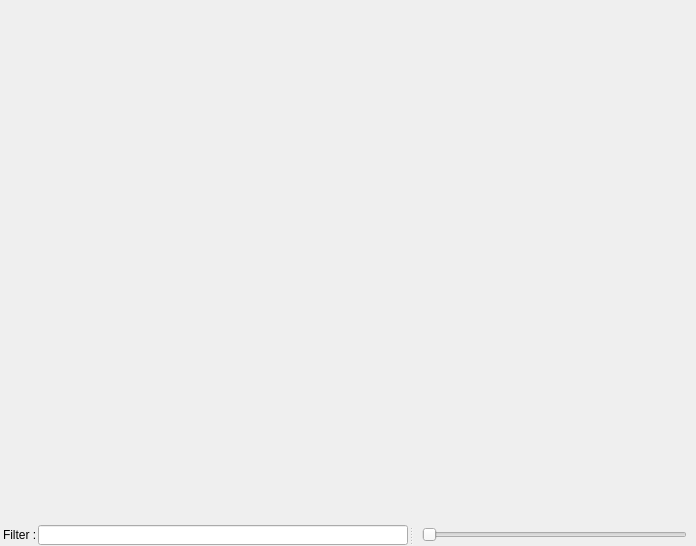
<?xml version="1.0" encoding="UTF-8"?>
<ui version="4.0">
 <class>ChildrenWidget</class>
 <widget class="QWidget" name="ChildrenWidget">
  <property name="geometry">
   <rect>
    <x>0</x>
    <y>0</y>
    <width>696</width>
    <height>546</height>
   </rect>
  </property>
  <property name="windowTitle">
   <string>Form</string>
  </property>
  <layout class="QVBoxLayout" name="verticalLayout">
   <property name="spacing">
    <number>2</number>
   </property>
   <property name="margin">
    <number>0</number>
   </property>
   <item>
    <widget class="ToolBar" name="pathToolBar" native="true">
     <property name="sizePolicy">
      <sizepolicy hsizetype="Preferred" vsizetype="Minimum">
       <horstretch>0</horstretch>
       <verstretch>0</verstretch>
      </sizepolicy>
     </property>
     <property name="minimumSize">
      <size>
       <width>50</width>
       <height>25</height>
      </size>
     </property>
    </widget>
   </item>
   <item>
    <widget class="ChildrenView" name="childrenView" native="true">
     <property name="sizePolicy">
      <sizepolicy hsizetype="Expanding" vsizetype="Expanding">
       <horstretch>0</horstretch>
       <verstretch>0</verstretch>
      </sizepolicy>
     </property>
    </widget>
   </item>
   <item>
    <widget class="QSplitter" name="splitter">
     <property name="sizePolicy">
      <sizepolicy hsizetype="Preferred" vsizetype="Preferred">
       <horstretch>0</horstretch>
       <verstretch>0</verstretch>
      </sizepolicy>
     </property>
     <property name="maximumSize">
      <size>
       <width>16777215</width>
       <height>16777215</height>
      </size>
     </property>
     <property name="frameShape">
      <enum>QFrame::NoFrame</enum>
     </property>
     <property name="frameShadow">
      <enum>QFrame::Plain</enum>
     </property>
     <property name="orientation">
      <enum>Qt::Horizontal</enum>
     </property>
     <property name="handleWidth">
      <number>4</number>
     </property>
     <property name="childrenCollapsible">
      <bool>true</bool>
     </property>
     <widget class="QWidget" name="layoutWidget">
      <layout class="QHBoxLayout" name="filterLayout">
       <property name="spacing">
        <number>1</number>
       </property>
       <property name="leftMargin">
        <number>3</number>
       </property>
       <property name="topMargin">
        <number>1</number>
       </property>
       <property name="rightMargin">
        <number>1</number>
       </property>
       <property name="bottomMargin">
        <number>1</number>
       </property>
       <item>
        <widget class="QLabel" name="filterLabel">
         <property name="text">
          <string>Filter :</string>
         </property>
        </widget>
       </item>
       <item>
        <widget class="QLineEdit" name="filterEdit">
         <property name="maximumSize">
          <size>
           <width>16777215</width>
           <height>20</height>
          </size>
         </property>
        </widget>
       </item>
      </layout>
     </widget>
     <widget class="QWidget" name="layoutWidget">
      <layout class="QHBoxLayout" name="zoomLayout">
       <property name="spacing">
        <number>1</number>
       </property>
       <property name="margin">
        <number>1</number>
       </property>
       <item>
        <widget class="QLabel" name="zoomOutLabel">
         <property name="sizePolicy">
          <sizepolicy hsizetype="Minimum" vsizetype="Minimum">
           <horstretch>0</horstretch>
           <verstretch>0</verstretch>
          </sizepolicy>
         </property>
         <property name="maximumSize">
          <size>
           <width>20</width>
           <height>20</height>
          </size>
         </property>
         <property name="text">
          <string/>
         </property>
         <property name="pixmap">
          <pixmap>:/icons/icons/zoomOut.png</pixmap>
         </property>
         <property name="scaledContents">
          <bool>true</bool>
         </property>
        </widget>
       </item>
       <item>
        <widget class="QSlider" name="rowHeightSlider">
         <property name="sizePolicy">
          <sizepolicy hsizetype="Expanding" vsizetype="Fixed">
           <horstretch>0</horstretch>
           <verstretch>0</verstretch>
          </sizepolicy>
         </property>
         <property name="maximumSize">
          <size>
           <width>16777215</width>
           <height>20</height>
          </size>
         </property>
         <property name="orientation">
          <enum>Qt::Horizontal</enum>
         </property>
        </widget>
       </item>
       <item>
        <widget class="QLabel" name="zoomInLabel">
         <property name="maximumSize">
          <size>
           <width>20</width>
           <height>20</height>
          </size>
         </property>
         <property name="frameShape">
          <enum>QFrame::NoFrame</enum>
         </property>
         <property name="text">
          <string/>
         </property>
         <property name="pixmap">
          <pixmap>:/icons/icons/zoomIn.png</pixmap>
         </property>
         <property name="scaledContents">
          <bool>false</bool>
         </property>
         <property name="alignment">
          <set>Qt::AlignLeading|Qt::AlignLeft|Qt::AlignTop</set>
         </property>
         <property name="margin">
          <number>-3</number>
         </property>
         <property name="indent">
          <number>-1</number>
         </property>
        </widget>
       </item>
      </layout>
     </widget>
    </widget>
   </item>
  </layout>
 </widget>
 <customwidgets>
  <customwidget>
   <class>ChildrenView</class>
   <extends>QWidget</extends>
   <header>davos.gui.childrenview</header>
   <container>1</container>
  </customwidget>
  <customwidget>
   <class>ToolBar</class>
   <extends>QWidget</extends>
   <header>pytd.gui.widgets</header>
   <container>1</container>
  </customwidget>
 </customwidgets>
 <resources/>
 <connections/>
</ui>
